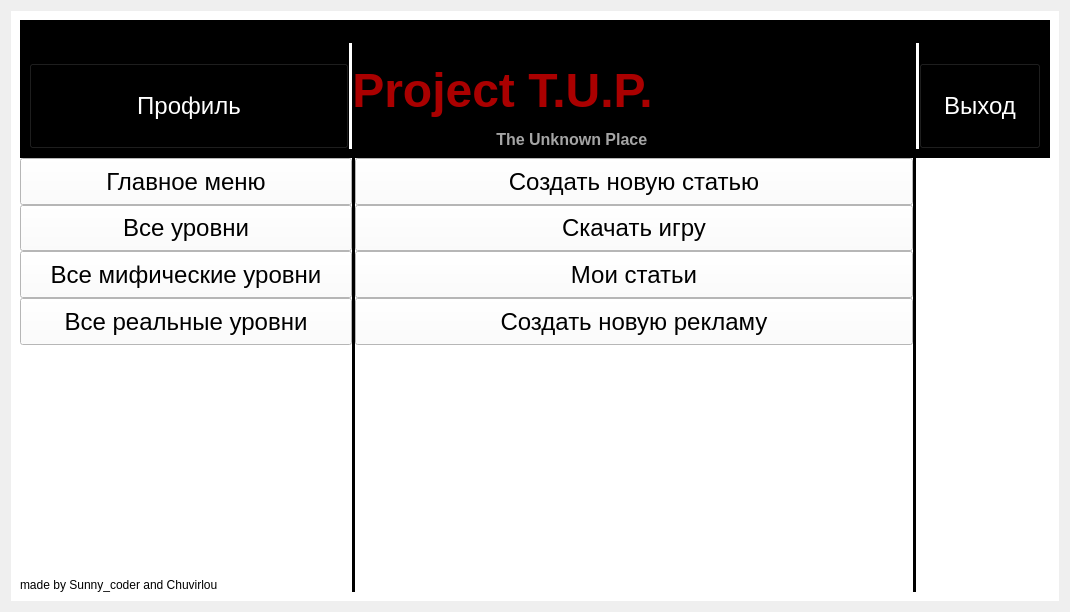
<?xml version="1.0" encoding="UTF-8"?>
<ui version="4.0">
 <class>Form</class>
 <widget class="QWidget" name="Form">
  <property name="geometry">
   <rect>
    <x>0</x>
    <y>0</y>
    <width>1070</width>
    <height>612</height>
   </rect>
  </property>
  <property name="windowTitle">
   <string>Form</string>
  </property>
  <layout class="QGridLayout" name="gridLayout_2">
   <property name="spacing">
    <number>0</number>
   </property>
   <item row="0" column="0">
    <widget class="QWidget" name="gridWidget" native="true">
     <property name="styleSheet">
      <string notr="true">background-color: rgb(255, 255, 255);</string>
     </property>
     <layout class="QGridLayout" name="gridLayout">
      <property name="spacing">
       <number>0</number>
      </property>
      <item row="2" column="3" rowspan="10">
       <widget class="Line" name="line">
        <property name="styleSheet">
         <string notr="true">border: 1px black;
border-style: inset;
background-color: rgb(0, 0, 0);</string>
        </property>
        <property name="frameShadow">
         <enum>QFrame::Sunken</enum>
        </property>
        <property name="lineWidth">
         <number>0</number>
        </property>
        <property name="midLineWidth">
         <number>5</number>
        </property>
        <property name="orientation">
         <enum>Qt::Vertical</enum>
        </property>
       </widget>
      </item>
      <item row="5" column="1" colspan="2">
       <widget class="QPushButton" name="all_real_levels">
        <property name="sizePolicy">
         <sizepolicy hsizetype="Expanding" vsizetype="Expanding">
          <horstretch>0</horstretch>
          <verstretch>0</verstretch>
         </sizepolicy>
        </property>
        <property name="font">
         <font>
          <pointsize>18</pointsize>
         </font>
        </property>
        <property name="text">
         <string>Все реальные уровни</string>
        </property>
       </widget>
      </item>
      <item row="4" column="1" colspan="2">
       <widget class="QPushButton" name="all_myth_levels">
        <property name="sizePolicy">
         <sizepolicy hsizetype="Expanding" vsizetype="Expanding">
          <horstretch>0</horstretch>
          <verstretch>0</verstretch>
         </sizepolicy>
        </property>
        <property name="font">
         <font>
          <pointsize>18</pointsize>
         </font>
        </property>
        <property name="text">
         <string>Все мифические уровни</string>
        </property>
       </widget>
      </item>
      <item row="10" column="10">
       <spacer name="verticalSpacer_6">
        <property name="orientation">
         <enum>Qt::Vertical</enum>
        </property>
        <property name="sizeHint" stdset="0">
         <size>
          <width>20</width>
          <height>40</height>
         </size>
        </property>
       </spacer>
      </item>
      <item row="10" column="6">
       <spacer name="horizontalSpacer_7">
        <property name="orientation">
         <enum>Qt::Horizontal</enum>
        </property>
        <property name="sizeHint" stdset="0">
         <size>
          <width>40</width>
          <height>20</height>
         </size>
        </property>
       </spacer>
      </item>
      <item row="10" column="1">
       <spacer name="horizontalSpacer_6">
        <property name="orientation">
         <enum>Qt::Horizontal</enum>
        </property>
        <property name="sizeHint" stdset="0">
         <size>
          <width>40</width>
          <height>20</height>
         </size>
        </property>
       </spacer>
      </item>
      <item row="8" column="10">
       <spacer name="verticalSpacer_10">
        <property name="orientation">
         <enum>Qt::Vertical</enum>
        </property>
        <property name="sizeHint" stdset="0">
         <size>
          <width>20</width>
          <height>40</height>
         </size>
        </property>
       </spacer>
      </item>
      <item row="4" column="4" colspan="7">
       <widget class="QPushButton" name="my_articles">
        <property name="sizePolicy">
         <sizepolicy hsizetype="Expanding" vsizetype="Expanding">
          <horstretch>0</horstretch>
          <verstretch>0</verstretch>
         </sizepolicy>
        </property>
        <property name="font">
         <font>
          <pointsize>18</pointsize>
         </font>
        </property>
        <property name="text">
         <string>Мои статьи</string>
        </property>
       </widget>
      </item>
      <item row="10" column="12">
       <spacer name="horizontalSpacer_3">
        <property name="orientation">
         <enum>Qt::Horizontal</enum>
        </property>
        <property name="sizeHint" stdset="0">
         <size>
          <width>40</width>
          <height>20</height>
         </size>
        </property>
       </spacer>
      </item>
      <item row="6" column="10">
       <spacer name="verticalSpacer_9">
        <property name="orientation">
         <enum>Qt::Vertical</enum>
        </property>
        <property name="sizeHint" stdset="0">
         <size>
          <width>20</width>
          <height>40</height>
         </size>
        </property>
       </spacer>
      </item>
      <item row="10" column="7">
       <spacer name="horizontalSpacer">
        <property name="orientation">
         <enum>Qt::Horizontal</enum>
        </property>
        <property name="sizeHint" stdset="0">
         <size>
          <width>40</width>
          <height>20</height>
         </size>
        </property>
       </spacer>
      </item>
      <item row="7" column="10">
       <spacer name="verticalSpacer_8">
        <property name="orientation">
         <enum>Qt::Vertical</enum>
        </property>
        <property name="sizeHint" stdset="0">
         <size>
          <width>20</width>
          <height>40</height>
         </size>
        </property>
       </spacer>
      </item>
      <item row="0" column="0" colspan="13">
       <widget class="QWidget" name="gridWidget" native="true">
        <property name="styleSheet">
         <string notr="true">background-color: rgb(0, 0, 0);</string>
        </property>
        <layout class="QGridLayout" name="gridLayout_3">
         <property name="spacing">
          <number>0</number>
         </property>
         <item row="1" column="2">
          <spacer name="horizontalSpacer_8">
           <property name="orientation">
            <enum>Qt::Horizontal</enum>
           </property>
           <property name="sizeHint" stdset="0">
            <size>
             <width>40</width>
             <height>20</height>
            </size>
           </property>
          </spacer>
         </item>
         <item row="2" column="6">
          <spacer name="horizontalSpacer_10">
           <property name="orientation">
            <enum>Qt::Horizontal</enum>
           </property>
           <property name="sizeType">
            <enum>QSizePolicy::Expanding</enum>
           </property>
           <property name="sizeHint" stdset="0">
            <size>
             <width>40</width>
             <height>20</height>
            </size>
           </property>
          </spacer>
         </item>
         <item row="2" column="7">
          <spacer name="verticalSpacer_2">
           <property name="orientation">
            <enum>Qt::Vertical</enum>
           </property>
           <property name="sizeHint" stdset="0">
            <size>
             <width>20</width>
             <height>40</height>
            </size>
           </property>
          </spacer>
         </item>
         <item row="1" column="9" rowspan="2">
          <widget class="Line" name="line_3">
           <property name="styleSheet">
            <string notr="true">border: 1px white;
border-style: inset;
background-color: rgb(255, 255, 255);</string>
           </property>
           <property name="lineWidth">
            <number>0</number>
           </property>
           <property name="midLineWidth">
            <number>10</number>
           </property>
           <property name="orientation">
            <enum>Qt::Vertical</enum>
           </property>
          </widget>
         </item>
         <item row="1" column="3" rowspan="2">
          <widget class="Line" name="line_4">
           <property name="styleSheet">
            <string notr="true">border: 1px white;
border-style: inset;
background-color: rgb(255, 255, 255);</string>
           </property>
           <property name="lineWidth">
            <number>0</number>
           </property>
           <property name="midLineWidth">
            <number>10</number>
           </property>
           <property name="orientation">
            <enum>Qt::Vertical</enum>
           </property>
          </widget>
         </item>
         <item row="2" column="8">
          <spacer name="horizontalSpacer_12">
           <property name="orientation">
            <enum>Qt::Horizontal</enum>
           </property>
           <property name="sizeHint" stdset="0">
            <size>
             <width>40</width>
             <height>20</height>
            </size>
           </property>
          </spacer>
         </item>
         <item row="1" column="0">
          <spacer name="horizontalSpacer_9">
           <property name="orientation">
            <enum>Qt::Horizontal</enum>
           </property>
           <property name="sizeHint" stdset="0">
            <size>
             <width>40</width>
             <height>20</height>
            </size>
           </property>
          </spacer>
         </item>
         <item row="2" column="5">
          <widget class="QLabel" name="label">
           <property name="styleSheet">
            <string notr="true">font: 28pt &quot;Times New Roman&quot;;</string>
           </property>
           <property name="text">
            <string>&lt;html&gt;&lt;head/&gt;&lt;body&gt;&lt;p align=&quot;center&quot;&gt;&lt;span style=&quot; font-size:36pt; font-weight:600; color:#aa0000&quot;&gt;Project T.U.P.&lt;/span&gt;&lt;/p&gt;&lt;p align=&quot;center&quot;&gt;&lt;span style=&quot; font-size:12pt; font-weight:600; color:#000000;&quot;&gt;--------------------------&lt;/span&gt;&lt;span style=&quot; font-size:12pt; font-weight:600; color:#a5a5a5&quot;&gt;The Unknown Place&lt;/span&gt;&lt;/p&gt;&lt;/body&gt;&lt;/html&gt;</string>
           </property>
          </widget>
         </item>
         <item row="0" column="0">
          <widget class="QLabel" name="label_3">
           <property name="text">
            <string>made by Sunny_coder and Chuvirlou</string>
           </property>
          </widget>
         </item>
         <item row="2" column="10">
          <widget class="QPushButton" name="exit">
           <property name="sizePolicy">
            <sizepolicy hsizetype="Expanding" vsizetype="Expanding">
             <horstretch>0</horstretch>
             <verstretch>0</verstretch>
            </sizepolicy>
           </property>
           <property name="font">
            <font>
             <pointsize>18</pointsize>
             <weight>50</weight>
             <bold>false</bold>
             <kerning>true</kerning>
            </font>
           </property>
           <property name="styleSheet">
            <string notr="true">color: rgb(255, 255, 255);</string>
           </property>
           <property name="text">
            <string>Выход</string>
           </property>
          </widget>
         </item>
         <item row="2" column="0" colspan="3">
          <widget class="QPushButton" name="profil">
           <property name="sizePolicy">
            <sizepolicy hsizetype="Expanding" vsizetype="Expanding">
             <horstretch>0</horstretch>
             <verstretch>0</verstretch>
            </sizepolicy>
           </property>
           <property name="font">
            <font>
             <pointsize>18</pointsize>
            </font>
           </property>
           <property name="styleSheet">
            <string notr="true">color: rgb(255, 255, 255);</string>
           </property>
           <property name="text">
            <string>Профиль</string>
           </property>
          </widget>
         </item>
         <item row="1" column="10">
          <spacer name="horizontalSpacer_11">
           <property name="orientation">
            <enum>Qt::Horizontal</enum>
           </property>
           <property name="sizeHint" stdset="0">
            <size>
             <width>40</width>
             <height>20</height>
            </size>
           </property>
          </spacer>
         </item>
        </layout>
       </widget>
      </item>
      <item row="3" column="4" colspan="7">
       <widget class="QPushButton" name="download_game">
        <property name="sizePolicy">
         <sizepolicy hsizetype="Expanding" vsizetype="Expanding">
          <horstretch>0</horstretch>
          <verstretch>0</verstretch>
         </sizepolicy>
        </property>
        <property name="font">
         <font>
          <pointsize>18</pointsize>
         </font>
        </property>
        <property name="text">
         <string>Скачать игру</string>
        </property>
       </widget>
      </item>
      <item row="2" column="1" colspan="2">
       <widget class="QPushButton" name="main_menu">
        <property name="sizePolicy">
         <sizepolicy hsizetype="Expanding" vsizetype="Expanding">
          <horstretch>0</horstretch>
          <verstretch>0</verstretch>
         </sizepolicy>
        </property>
        <property name="font">
         <font>
          <pointsize>18</pointsize>
         </font>
        </property>
        <property name="styleSheet">
         <string notr="true">border-color: rgb(255, 255, 255);</string>
        </property>
        <property name="text">
         <string>Главное меню</string>
        </property>
       </widget>
      </item>
      <item row="3" column="1" colspan="2">
       <widget class="QPushButton" name="all_levels">
        <property name="sizePolicy">
         <sizepolicy hsizetype="Expanding" vsizetype="Expanding">
          <horstretch>0</horstretch>
          <verstretch>0</verstretch>
         </sizepolicy>
        </property>
        <property name="font">
         <font>
          <pointsize>18</pointsize>
         </font>
        </property>
        <property name="text">
         <string>Все уровни</string>
        </property>
       </widget>
      </item>
      <item row="2" column="11" rowspan="10">
       <widget class="Line" name="line_2">
        <property name="styleSheet">
         <string notr="true">border: 1px black;
border-style: inset;
background-color: rgb(0, 0, 0);</string>
        </property>
        <property name="lineWidth">
         <number>0</number>
        </property>
        <property name="midLineWidth">
         <number>10</number>
        </property>
        <property name="orientation">
         <enum>Qt::Vertical</enum>
        </property>
       </widget>
      </item>
      <item row="5" column="4" colspan="7">
       <widget class="QPushButton" name="create_new_ad">
        <property name="sizePolicy">
         <sizepolicy hsizetype="Expanding" vsizetype="Expanding">
          <horstretch>0</horstretch>
          <verstretch>0</verstretch>
         </sizepolicy>
        </property>
        <property name="font">
         <font>
          <pointsize>18</pointsize>
         </font>
        </property>
        <property name="text">
         <string>Создать новую рекламу</string>
        </property>
       </widget>
      </item>
      <item row="11" column="1">
       <widget class="QLabel" name="label_2">
        <property name="text">
         <string>made by Sunny_coder and Chuvirlou</string>
        </property>
       </widget>
      </item>
      <item row="2" column="4" colspan="7">
       <widget class="QPushButton" name="create_new_article">
        <property name="sizePolicy">
         <sizepolicy hsizetype="Expanding" vsizetype="Expanding">
          <horstretch>0</horstretch>
          <verstretch>0</verstretch>
         </sizepolicy>
        </property>
        <property name="font">
         <font>
          <pointsize>18</pointsize>
         </font>
        </property>
        <property name="text">
         <string>Создать новую статью</string>
        </property>
       </widget>
      </item>
      <item row="10" column="2">
       <spacer name="horizontalSpacer_2">
        <property name="orientation">
         <enum>Qt::Horizontal</enum>
        </property>
        <property name="sizeHint" stdset="0">
         <size>
          <width>40</width>
          <height>20</height>
         </size>
        </property>
       </spacer>
      </item>
      <item row="9" column="10">
       <spacer name="verticalSpacer">
        <property name="orientation">
         <enum>Qt::Vertical</enum>
        </property>
        <property name="sizeHint" stdset="0">
         <size>
          <width>20</width>
          <height>40</height>
         </size>
        </property>
       </spacer>
      </item>
      <item row="10" column="9">
       <spacer name="horizontalSpacer_5">
        <property name="orientation">
         <enum>Qt::Horizontal</enum>
        </property>
        <property name="sizeHint" stdset="0">
         <size>
          <width>40</width>
          <height>20</height>
         </size>
        </property>
       </spacer>
      </item>
      <item row="10" column="4">
       <spacer name="horizontalSpacer_4">
        <property name="orientation">
         <enum>Qt::Horizontal</enum>
        </property>
        <property name="sizeHint" stdset="0">
         <size>
          <width>40</width>
          <height>20</height>
         </size>
        </property>
       </spacer>
      </item>
      <item row="2" column="12" rowspan="8">
       <widget class="QLabel" name="ad_image">
        <property name="text">
         <string/>
        </property>
       </widget>
      </item>
     </layout>
    </widget>
   </item>
  </layout>
 </widget>
 <resources/>
 <connections/>
</ui>
